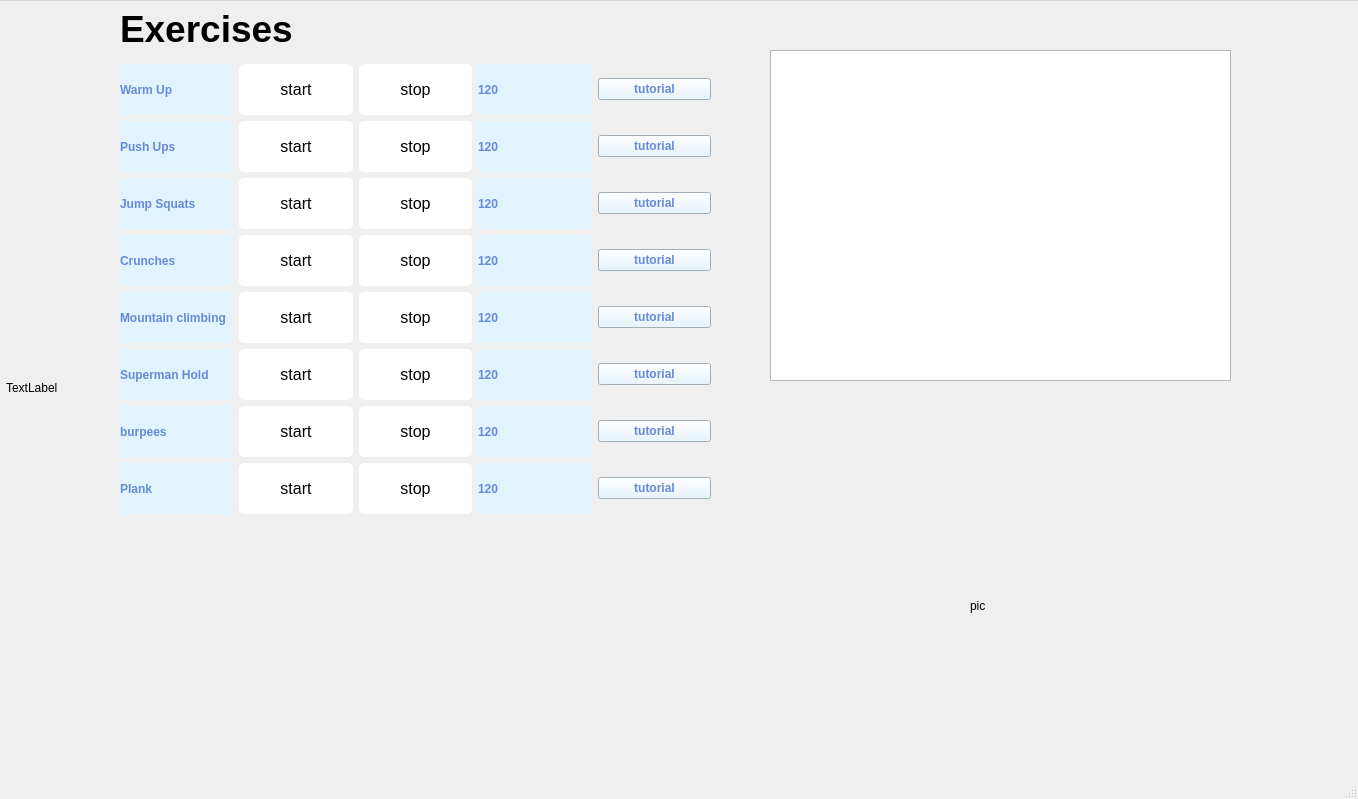
<?xml version="1.0" encoding="UTF-8"?>
<ui version="4.0">
 <class>MainWindow</class>
 <widget class="QMainWindow" name="MainWindow">
  <property name="geometry">
   <rect>
    <x>0</x>
    <y>0</y>
    <width>1358</width>
    <height>799</height>
   </rect>
  </property>
  <property name="windowTitle">
   <string>MainWindow</string>
  </property>
  <property name="styleSheet">
   <string notr="true"/>
  </property>
  <widget class="QWidget" name="centralwidget">
   <widget class="QWidget" name="centralwidget_2" native="true">
    <property name="geometry">
     <rect>
      <x>-400</x>
      <y>-150</y>
      <width>2431</width>
      <height>1191</height>
     </rect>
    </property>
    <widget class="QWidget" name="centralWidget" native="true">
     <property name="geometry">
      <rect>
       <x>220</x>
       <y>130</y>
       <width>1991</width>
       <height>931</height>
      </rect>
     </property>
     <widget class="QLabel" name="exerpic">
      <property name="geometry">
       <rect>
        <x>1150</x>
        <y>210</y>
        <width>821</width>
        <height>831</height>
       </rect>
      </property>
      <property name="text">
       <string>pic</string>
      </property>
     </widget>
     <widget class="QLabel" name="label_18">
      <property name="geometry">
       <rect>
        <x>20</x>
        <y>20</y>
        <width>1231</width>
        <height>851</height>
       </rect>
      </property>
      <property name="text">
       <string/>
      </property>
     </widget>
     <widget class="QWidget" name="layoutWidget">
      <property name="geometry">
       <rect>
        <x>300</x>
        <y>20</y>
        <width>591</width>
        <height>523</height>
       </rect>
      </property>
      <layout class="QVBoxLayout" name="verticalLayout_3">
       <item>
        <widget class="QLabel" name="label">
         <property name="sizePolicy">
          <sizepolicy hsizetype="Preferred" vsizetype="Fixed">
           <horstretch>0</horstretch>
           <verstretch>0</verstretch>
          </sizepolicy>
         </property>
         <property name="font">
          <font>
           <pointsize>28</pointsize>
           <weight>75</weight>
           <bold>true</bold>
          </font>
         </property>
         <property name="text">
          <string>Exercises</string>
         </property>
        </widget>
       </item>
       <item>
        <layout class="QVBoxLayout" name="verticalLayout_2">
         <item>
          <layout class="QVBoxLayout" name="verticalLayout">
           <item>
            <layout class="QHBoxLayout" name="horizontalLayout">
             <item>
              <widget class="QLabel" name="label_2">
               <property name="styleSheet">
                <string notr="true">QLabel{
    position: relative;
    display: inline-block;
    font-weight: bold;
    padding: 0.5em 1em;
    text-decoration: none;
    border-left: solid 4px #668ad8;
    border-right: solid 4px #668ad8;
    color: #668ad8;
    background: #e1f3ff;
    transition: .4s;
}

</string>
               </property>
               <property name="text">
                <string>Warm Up</string>
               </property>
              </widget>
             </item>
             <item>
              <widget class="QPushButton" name="pushButton_2">
               <property name="styleSheet">
                <string notr="true">QPushButton{ position: absolute;
  top: 50%;
  left: 50%;
  transform: translate(-50%, -50%);
  -ms-transform: translate(-50%, -50%);
  background-color: white;
  color: black;
  font-size: 16px;
  padding: 16px 30px;
  border: none;
  cursor: pointer;
  border-radius: 5px;
  text-align: center;
}
QPushButton:hover {
  background-color: grey;
  color: white;}</string>
               </property>
               <property name="text">
                <string>start</string>
               </property>
              </widget>
             </item>
             <item>
              <widget class="QPushButton" name="pushButton">
               <property name="styleSheet">
                <string notr="true">QPushButton{ position: absolute;
  top: 50%;
  left: 50%;
  transform: translate(-50%, -50%);
  -ms-transform: translate(-50%, -50%);
  background-color: white;
  color: black;
  font-size: 16px;
  padding: 16px 30px;
  border: none;
  cursor: pointer;
  border-radius: 5px;
  text-align: center;
}
QPushButton:hover {
  background-color: grey;
  color: white;}</string>
               </property>
               <property name="text">
                <string>stop</string>
               </property>
              </widget>
             </item>
             <item>
              <widget class="QLabel" name="label_4">
               <property name="styleSheet">
                <string notr="true">QLabel{
    position: relative;
    display: inline-block;
    font-weight: bold;
    padding: 0.5em 1em;
    text-decoration: none;
    border-left: solid 4px #668ad8;
    border-right: solid 4px #668ad8;
    color: #668ad8;
    background: #e1f3ff;
    transition: .4s;
}

</string>
               </property>
               <property name="text">
                <string>120</string>
               </property>
              </widget>
             </item>
             <item>
              <widget class="QPushButton" name="pushButton_3">
               <property name="styleSheet">
                <string notr="true">QPushButton{
    position: relative;
    display: inline-block;
    font-weight: bold;
    padding: 0.5em 1em;
    text-decoration: none;
    border-left: solid 4px #668ad8;
    border-right: solid 4px #668ad8;
    color: #668ad8;
    background: #e1f3ff;
    transition: .4s;
}

QPushButton:hover {
    background: #668ad8;
    color: #FFF;
}</string>
               </property>
               <property name="text">
                <string>tutorial</string>
               </property>
              </widget>
             </item>
            </layout>
           </item>
           <item>
            <layout class="QHBoxLayout" name="horizontalLayout_8">
             <item>
              <widget class="QLabel" name="label_16">
               <property name="styleSheet">
                <string>QLabel{
    position: relative;
    display: inline-block;
    font-weight: bold;
    padding: 0.5em 1em;
    text-decoration: none;
    border-left: solid 4px #668ad8;
    border-right: solid 4px #668ad8;
    color: #668ad8;
    background: #e1f3ff;
    transition: .4s;
}

</string>
               </property>
               <property name="text">
                <string>Push Ups</string>
               </property>
              </widget>
             </item>
             <item>
              <widget class="QPushButton" name="pushButton_22">
               <property name="styleSheet">
                <string notr="true">QPushButton{ position: absolute;
  top: 50%;
  left: 50%;
  transform: translate(-50%, -50%);
  -ms-transform: translate(-50%, -50%);
  background-color: white;
  color: black;
  font-size: 16px;
  padding: 16px 30px;
  border: none;
  cursor: pointer;
  border-radius: 5px;
  text-align: center;
}
QPushButton:hover {
  background-color: grey;
  color: white;}</string>
               </property>
               <property name="text">
                <string>start</string>
               </property>
              </widget>
             </item>
             <item>
              <widget class="QPushButton" name="pushButton_23">
               <property name="styleSheet">
                <string notr="true">QPushButton{ position: absolute;
  top: 50%;
  left: 50%;
  transform: translate(-50%, -50%);
  -ms-transform: translate(-50%, -50%);
  background-color: white;
  color: black;
  font-size: 16px;
  padding: 16px 30px;
  border: none;
  cursor: pointer;
  border-radius: 5px;
  text-align: center;
}
QPushButton:hover {
  background-color: grey;
  color: white;}</string>
               </property>
               <property name="text">
                <string>stop</string>
               </property>
              </widget>
             </item>
             <item>
              <widget class="QLabel" name="label_17">
               <property name="styleSheet">
                <string notr="true">QLabel{
    position: relative;
    display: inline-block;
    font-weight: bold;
    padding: 0.5em 1em;
    text-decoration: none;
    border-left: solid 4px #668ad8;
    border-right: solid 4px #668ad8;
    color: #668ad8;
    background: #e1f3ff;
    transition: .4s;
}

</string>
               </property>
               <property name="text">
                <string>120</string>
               </property>
              </widget>
             </item>
             <item>
              <widget class="QPushButton" name="pushButton_24">
               <property name="styleSheet">
                <string notr="true">QPushButton{
    position: relative;
    display: inline-block;
    font-weight: bold;
    padding: 0.5em 1em;
    text-decoration: none;
    border-left: solid 4px #668ad8;
    border-right: solid 4px #668ad8;
    color: #668ad8;
    background: #e1f3ff;
    transition: .4s;
}

QPushButton:hover {
    background: #668ad8;
    color: #FFF;
}</string>
               </property>
               <property name="text">
                <string>tutorial</string>
               </property>
              </widget>
             </item>
            </layout>
           </item>
           <item>
            <layout class="QHBoxLayout" name="horizontalLayout_7">
             <item>
              <widget class="QLabel" name="label_14">
               <property name="styleSheet">
                <string>QLabel{
    position: relative;
    display: inline-block;
    font-weight: bold;
    padding: 0.5em 1em;
    text-decoration: none;
    border-left: solid 4px #668ad8;
    border-right: solid 4px #668ad8;
    color: #668ad8;
    background: #e1f3ff;
    transition: .4s;
}

</string>
               </property>
               <property name="text">
                <string>Jump Squats</string>
               </property>
              </widget>
             </item>
             <item>
              <widget class="QPushButton" name="pushButton_19">
               <property name="styleSheet">
                <string notr="true">QPushButton{ position: absolute;
  top: 50%;
  left: 50%;
  transform: translate(-50%, -50%);
  -ms-transform: translate(-50%, -50%);
  background-color: white;
  color: black;
  font-size: 16px;
  padding: 16px 30px;
  border: none;
  cursor: pointer;
  border-radius: 5px;
  text-align: center;
}
QPushButton:hover {
  background-color: grey;
  color: white;}</string>
               </property>
               <property name="text">
                <string>start</string>
               </property>
              </widget>
             </item>
             <item>
              <widget class="QPushButton" name="pushButton_20">
               <property name="styleSheet">
                <string notr="true">QPushButton{ position: absolute;
  top: 50%;
  left: 50%;
  transform: translate(-50%, -50%);
  -ms-transform: translate(-50%, -50%);
  background-color: white;
  color: black;
  font-size: 16px;
  padding: 16px 30px;
  border: none;
  cursor: pointer;
  border-radius: 5px;
  text-align: center;
}
QPushButton:hover {
  background-color: grey;
  color: white;}</string>
               </property>
               <property name="text">
                <string>stop</string>
               </property>
              </widget>
             </item>
             <item>
              <widget class="QLabel" name="label_15">
               <property name="styleSheet">
                <string notr="true">QLabel{
    position: relative;
    display: inline-block;
    font-weight: bold;
    padding: 0.5em 1em;
    text-decoration: none;
    border-left: solid 4px #668ad8;
    border-right: solid 4px #668ad8;
    color: #668ad8;
    background: #e1f3ff;
    transition: .4s;
}

</string>
               </property>
               <property name="text">
                <string>120</string>
               </property>
              </widget>
             </item>
             <item>
              <widget class="QPushButton" name="pushButton_21">
               <property name="styleSheet">
                <string notr="true">QPushButton{
    position: relative;
    display: inline-block;
    font-weight: bold;
    padding: 0.5em 1em;
    text-decoration: none;
    border-left: solid 4px #668ad8;
    border-right: solid 4px #668ad8;
    color: #668ad8;
    background: #e1f3ff;
    transition: .4s;
}

QPushButton:hover {
    background: #668ad8;
    color: #FFF;
}
</string>
               </property>
               <property name="text">
                <string>tutorial</string>
               </property>
              </widget>
             </item>
            </layout>
           </item>
           <item>
            <layout class="QHBoxLayout" name="horizontalLayout_4">
             <item>
              <widget class="QLabel" name="label_8">
               <property name="styleSheet">
                <string>QLabel{
    position: relative;
    display: inline-block;
    font-weight: bold;
    padding: 0.5em 1em;
    text-decoration: none;
    border-left: solid 4px #668ad8;
    border-right: solid 4px #668ad8;
    color: #668ad8;
    background: #e1f3ff;
    transition: .4s;
}

</string>
               </property>
               <property name="text">
                <string>Crunches</string>
               </property>
              </widget>
             </item>
             <item>
              <widget class="QPushButton" name="pushButton_10">
               <property name="styleSheet">
                <string notr="true">QPushButton{ position: absolute;
  top: 50%;
  left: 50%;
  transform: translate(-50%, -50%);
  -ms-transform: translate(-50%, -50%);
  background-color: white;
  color: black;
  font-size: 16px;
  padding: 16px 30px;
  border: none;
  cursor: pointer;
  border-radius: 5px;
  text-align: center;
}
QPushButton:hover {
  background-color: grey;
  color: white;}</string>
               </property>
               <property name="text">
                <string>start</string>
               </property>
              </widget>
             </item>
             <item>
              <widget class="QPushButton" name="pushButton_25">
               <property name="styleSheet">
                <string notr="true">QPushButton{ position: absolute;
  top: 50%;
  left: 50%;
  transform: translate(-50%, -50%);
  -ms-transform: translate(-50%, -50%);
  background-color: white;
  color: black;
  font-size: 16px;
  padding: 16px 30px;
  border: none;
  cursor: pointer;
  border-radius: 5px;
  text-align: center;
}
QPushButton:hover {
  background-color: grey;
  color: white;}</string>
               </property>
               <property name="text">
                <string>stop</string>
               </property>
              </widget>
             </item>
             <item>
              <widget class="QLabel" name="label_9">
               <property name="styleSheet">
                <string notr="true">QLabel{
    position: relative;
    display: inline-block;
    font-weight: bold;
    padding: 0.5em 1em;
    text-decoration: none;
    border-left: solid 4px #668ad8;
    border-right: solid 4px #668ad8;
    color: #668ad8;
    background: #e1f3ff;
    transition: .4s;
}

</string>
               </property>
               <property name="text">
                <string>120</string>
               </property>
              </widget>
             </item>
             <item>
              <widget class="QPushButton" name="pushButton_12">
               <property name="styleSheet">
                <string notr="true">QPushButton{
    position: relative;
    display: inline-block;
    font-weight: bold;
    padding: 0.5em 1em;
    text-decoration: none;
    border-left: solid 4px #668ad8;
    border-right: solid 4px #668ad8;
    color: #668ad8;
    background: #e1f3ff;
    transition: .4s;
}

QPushButton:hover {
    background: #668ad8;
    color: #FFF;
}
</string>
               </property>
               <property name="text">
                <string>tutorial</string>
               </property>
              </widget>
             </item>
            </layout>
           </item>
           <item>
            <layout class="QHBoxLayout" name="horizontalLayout_6">
             <item>
              <widget class="QLabel" name="label_12">
               <property name="styleSheet">
                <string>QLabel{
    position: relative;
    display: inline-block;
    font-weight: bold;
    padding: 0.5em 1em;
    text-decoration: none;
    border-left: solid 4px #668ad8;
    border-right: solid 4px #668ad8;
    color: #668ad8;
    background: #e1f3ff;
    transition: .4s;
}

</string>
               </property>
               <property name="text">
                <string>Mountain climbing</string>
               </property>
              </widget>
             </item>
             <item>
              <widget class="QPushButton" name="pushButton_16">
               <property name="styleSheet">
                <string notr="true">QPushButton{ position: absolute;
  top: 50%;
  left: 50%;
  transform: translate(-50%, -50%);
  -ms-transform: translate(-50%, -50%);
  background-color: white;
  color: black;
  font-size: 16px;
  padding: 16px 30px;
  border: none;
  cursor: pointer;
  border-radius: 5px;
  text-align: center;
}
QPushButton:hover {
  background-color: grey;
  color: white;}</string>
               </property>
               <property name="text">
                <string>start</string>
               </property>
              </widget>
             </item>
             <item>
              <widget class="QPushButton" name="pushButton_17">
               <property name="styleSheet">
                <string notr="true">QPushButton{ position: absolute;
  top: 50%;
  left: 50%;
  transform: translate(-50%, -50%);
  -ms-transform: translate(-50%, -50%);
  background-color: white;
  color: black;
  font-size: 16px;
  padding: 16px 30px;
  border: none;
  cursor: pointer;
  border-radius: 5px;
  text-align: center;
}
QPushButton:hover {
  background-color: grey;
  color: white;}</string>
               </property>
               <property name="text">
                <string>stop</string>
               </property>
              </widget>
             </item>
             <item>
              <widget class="QLabel" name="label_13">
               <property name="styleSheet">
                <string notr="true">QLabel{
    position: relative;
    display: inline-block;
    font-weight: bold;
    padding: 0.5em 1em;
    text-decoration: none;
    border-left: solid 4px #668ad8;
    border-right: solid 4px #668ad8;
    color: #668ad8;
    background: #e1f3ff;
    transition: .4s;
}

</string>
               </property>
               <property name="text">
                <string>120</string>
               </property>
              </widget>
             </item>
             <item>
              <widget class="QPushButton" name="pushButton_18">
               <property name="styleSheet">
                <string notr="true">QPushButton{
    position: relative;
    display: inline-block;
    font-weight: bold;
    padding: 0.5em 1em;
    text-decoration: none;
    border-left: solid 4px #668ad8;
    border-right: solid 4px #668ad8;
    color: #668ad8;
    background: #e1f3ff;
    transition: .4s;
}

QPushButton:hover {
    background: #668ad8;
    color: #FFF;
}</string>
               </property>
               <property name="text">
                <string>tutorial</string>
               </property>
              </widget>
             </item>
            </layout>
           </item>
           <item>
            <layout class="QHBoxLayout" name="horizontalLayout_2">
             <item>
              <widget class="QLabel" name="label_3">
               <property name="styleSheet">
                <string>QLabel{
    position: relative;
    display: inline-block;
    font-weight: bold;
    padding: 0.5em 1em;
    text-decoration: none;
    border-left: solid 4px #668ad8;
    border-right: solid 4px #668ad8;
    color: #668ad8;
    background: #e1f3ff;
    transition: .4s;
}

</string>
               </property>
               <property name="text">
                <string>Superman Hold</string>
               </property>
              </widget>
             </item>
             <item>
              <widget class="QPushButton" name="pushButton_4">
               <property name="styleSheet">
                <string notr="true">QPushButton{ position: absolute;
  top: 50%;
  left: 50%;
  transform: translate(-50%, -50%);
  -ms-transform: translate(-50%, -50%);
  background-color: white;
  color: black;
  font-size: 16px;
  padding: 16px 30px;
  border: none;
  cursor: pointer;
  border-radius: 5px;
  text-align: center;
}
QPushButton:hover {
  background-color: grey;
  color: white;}</string>
               </property>
               <property name="text">
                <string>start</string>
               </property>
              </widget>
             </item>
             <item>
              <widget class="QPushButton" name="pushButton_5">
               <property name="styleSheet">
                <string notr="true">QPushButton{ position: absolute;
  top: 50%;
  left: 50%;
  transform: translate(-50%, -50%);
  -ms-transform: translate(-50%, -50%);
  background-color: white;
  color: black;
  font-size: 16px;
  padding: 16px 30px;
  border: none;
  cursor: pointer;
  border-radius: 5px;
  text-align: center;
}
QPushButton:hover {
  background-color: grey;
  color: white;}</string>
               </property>
               <property name="text">
                <string>stop</string>
               </property>
              </widget>
             </item>
             <item>
              <widget class="QLabel" name="label_5">
               <property name="styleSheet">
                <string notr="true">QLabel{
    position: relative;
    display: inline-block;
    font-weight: bold;
    padding: 0.5em 1em;
    text-decoration: none;
    border-left: solid 4px #668ad8;
    border-right: solid 4px #668ad8;
    color: #668ad8;
    background: #e1f3ff;
    transition: .4s;
}

</string>
               </property>
               <property name="text">
                <string>120</string>
               </property>
              </widget>
             </item>
             <item>
              <widget class="QPushButton" name="pushButton_6">
               <property name="styleSheet">
                <string notr="true">QPushButton{
    position: relative;
    display: inline-block;
    font-weight: bold;
    padding: 0.5em 1em;
    text-decoration: none;
    border-left: solid 4px #668ad8;
    border-right: solid 4px #668ad8;
    color: #668ad8;
    background: #e1f3ff;
    transition: .4s;
}

QPushButton:hover {
    background: #668ad8;
    color: #FFF;
}</string>
               </property>
               <property name="text">
                <string>tutorial</string>
               </property>
              </widget>
             </item>
            </layout>
           </item>
           <item>
            <layout class="QHBoxLayout" name="horizontalLayout_5">
             <item>
              <widget class="QLabel" name="label_10">
               <property name="styleSheet">
                <string>QLabel{
    position: relative;
    display: inline-block;
    font-weight: bold;
    padding: 0.5em 1em;
    text-decoration: none;
    border-left: solid 4px #668ad8;
    border-right: solid 4px #668ad8;
    color: #668ad8;
    background: #e1f3ff;
    transition: .4s;
}

</string>
               </property>
               <property name="text">
                <string>burpees</string>
               </property>
              </widget>
             </item>
             <item>
              <widget class="QPushButton" name="pushButton_13">
               <property name="styleSheet">
                <string notr="true">QPushButton{ position: absolute;
  top: 50%;
  left: 50%;
  transform: translate(-50%, -50%);
  -ms-transform: translate(-50%, -50%);
  background-color: white;
  color: black;
  font-size: 16px;
  padding: 16px 30px;
  border: none;
  cursor: pointer;
  border-radius: 5px;
  text-align: center;
}
QPushButton:hover {
  background-color: grey;
  color: white;}</string>
               </property>
               <property name="text">
                <string>start</string>
               </property>
              </widget>
             </item>
             <item>
              <widget class="QPushButton" name="pushButton_14">
               <property name="styleSheet">
                <string notr="true">QPushButton{ position: absolute;
  top: 50%;
  left: 50%;
  transform: translate(-50%, -50%);
  -ms-transform: translate(-50%, -50%);
  background-color: white;
  color: black;
  font-size: 16px;
  padding: 16px 30px;
  border: none;
  cursor: pointer;
  border-radius: 5px;
  text-align: center;
}
QPushButton:hover {
  background-color: grey;
  color: white;}</string>
               </property>
               <property name="text">
                <string>stop</string>
               </property>
              </widget>
             </item>
             <item>
              <widget class="QLabel" name="label_11">
               <property name="styleSheet">
                <string notr="true">QLabel{
    position: relative;
    display: inline-block;
    font-weight: bold;
    padding: 0.5em 1em;
    text-decoration: none;
    border-left: solid 4px #668ad8;
    border-right: solid 4px #668ad8;
    color: #668ad8;
    background: #e1f3ff;
    transition: .4s;
}

</string>
               </property>
               <property name="text">
                <string>120</string>
               </property>
              </widget>
             </item>
             <item>
              <widget class="QPushButton" name="pushButton_15">
               <property name="styleSheet">
                <string notr="true">QPushButton{
    position: relative;
    display: inline-block;
    font-weight: bold;
    padding: 0.5em 1em;
    text-decoration: none;
    border-left: solid 4px #668ad8;
    border-right: solid 4px #668ad8;
    color: #668ad8;
    background: #e1f3ff;
    transition: .4s;
}

QPushButton:hover {
    background: #668ad8;
    color: #FFF;
}</string>
               </property>
               <property name="text">
                <string>tutorial</string>
               </property>
              </widget>
             </item>
            </layout>
           </item>
           <item>
            <layout class="QHBoxLayout" name="horizontalLayout_3">
             <item>
              <widget class="QLabel" name="label_6">
               <property name="styleSheet">
                <string>QLabel{
    position: relative;
    display: inline-block;
    font-weight: bold;
    padding: 0.5em 1em;
    text-decoration: none;
    border-left: solid 4px #668ad8;
    border-right: solid 4px #668ad8;
    color: #668ad8;
    background: #e1f3ff;
    transition: .4s;
}

</string>
               </property>
               <property name="text">
                <string>Plank</string>
               </property>
              </widget>
             </item>
             <item>
              <widget class="QPushButton" name="pushButton_7">
               <property name="styleSheet">
                <string notr="true">QPushButton{ position: absolute;
  top: 50%;
  left: 50%;
  transform: translate(-50%, -50%);
  -ms-transform: translate(-50%, -50%);
  background-color: white;
  color: black;
  font-size: 16px;
  padding: 16px 30px;
  border: none;
  cursor: pointer;
  border-radius: 5px;
  text-align: center;
}
QPushButton:hover {
  background-color: grey;
  color: white;}</string>
               </property>
               <property name="text">
                <string>start</string>
               </property>
              </widget>
             </item>
             <item>
              <widget class="QPushButton" name="pushButton_8">
               <property name="styleSheet">
                <string notr="true">QPushButton{ position: absolute;
  top: 50%;
  left: 50%;
  transform: translate(-50%, -50%);
  -ms-transform: translate(-50%, -50%);
  background-color: white;
  color: black;
  font-size: 16px;
  padding: 16px 30px;
  border: none;
  cursor: pointer;
  border-radius: 5px;
  text-align: center;
}
QPushButton:hover {
  background-color: grey;
  color: white;}</string>
               </property>
               <property name="text">
                <string>stop</string>
               </property>
              </widget>
             </item>
             <item>
              <widget class="QLabel" name="label_7">
               <property name="styleSheet">
                <string notr="true">QLabel{
    position: relative;
    display: inline-block;
    font-weight: bold;
    padding: 0.5em 1em;
    text-decoration: none;
    border-left: solid 4px #668ad8;
    border-right: solid 4px #668ad8;
    color: #668ad8;
    background: #e1f3ff;
    transition: .4s;
}

</string>
               </property>
               <property name="text">
                <string>120</string>
               </property>
              </widget>
             </item>
             <item>
              <widget class="QPushButton" name="pushButton_9">
               <property name="styleSheet">
                <string notr="true">QPushButton{
    position: relative;
    display: inline-block;
    font-weight: bold;
    padding: 0.5em 1em;
    text-decoration: none;
    border-left: solid 4px #668ad8;
    border-right: solid 4px #668ad8;
    color: #668ad8;
    background: #e1f3ff;
    transition: .4s;
}

QPushButton:hover {
    background: #668ad8;
    color: #FFF;
}</string>
               </property>
               <property name="text">
                <string>tutorial</string>
               </property>
              </widget>
             </item>
            </layout>
           </item>
          </layout>
         </item>
        </layout>
       </item>
      </layout>
     </widget>
     <widget class="QTextBrowser" name="exercise_textBrowser">
      <property name="geometry">
       <rect>
        <x>950</x>
        <y>70</y>
        <width>461</width>
        <height>331</height>
       </rect>
      </property>
     </widget>
     <widget class="QLabel" name="exercisepanel_image">
      <property name="geometry">
       <rect>
        <x>990</x>
        <y>410</y>
        <width>421</width>
        <height>281</height>
       </rect>
      </property>
      <property name="text">
       <string/>
      </property>
     </widget>
     <widget class="QLabel" name="exercise_background">
      <property name="geometry">
       <rect>
        <x>186</x>
        <y>22</y>
        <width>1351</width>
        <height>771</height>
       </rect>
      </property>
      <property name="text">
       <string>TextLabel</string>
      </property>
     </widget>
     <zorder>exercise_background</zorder>
     <zorder>label_18</zorder>
     <zorder>layoutWidget</zorder>
     <zorder>exerpic</zorder>
     <zorder>exercise_textBrowser</zorder>
     <zorder>exercisepanel_image</zorder>
    </widget>
    <widget class="QToolBar" name="mainToolBar">
     <property name="geometry">
      <rect>
       <x>220</x>
       <y>130</y>
       <width>4</width>
       <height>12</height>
      </rect>
     </property>
    </widget>
    <widget class="QMenuBar" name="menuBar">
     <property name="geometry">
      <rect>
       <x>220</x>
       <y>130</y>
       <width>1581</width>
       <height>21</height>
      </rect>
     </property>
    </widget>
    <widget class="QStatusBar" name="statusBar">
     <property name="geometry">
      <rect>
       <x>220</x>
       <y>130</y>
       <width>3</width>
       <height>18</height>
      </rect>
     </property>
    </widget>
   </widget>
   <widget class="QMenuBar" name="menubar_2">
    <property name="geometry">
     <rect>
      <x>-400</x>
      <y>-150</y>
      <width>1380</width>
      <height>21</height>
     </rect>
    </property>
   </widget>
   <widget class="QStatusBar" name="statusbar_2">
    <property name="geometry">
     <rect>
      <x>-400</x>
      <y>-150</y>
      <width>3</width>
      <height>18</height>
     </rect>
    </property>
   </widget>
  </widget>
  <widget class="QMenuBar" name="menubar">
   <property name="geometry">
    <rect>
     <x>0</x>
     <y>0</y>
     <width>1358</width>
     <height>21</height>
    </rect>
   </property>
  </widget>
  <widget class="QStatusBar" name="statusbar"/>
 </widget>
 <resources/>
 <connections/>
</ui>
